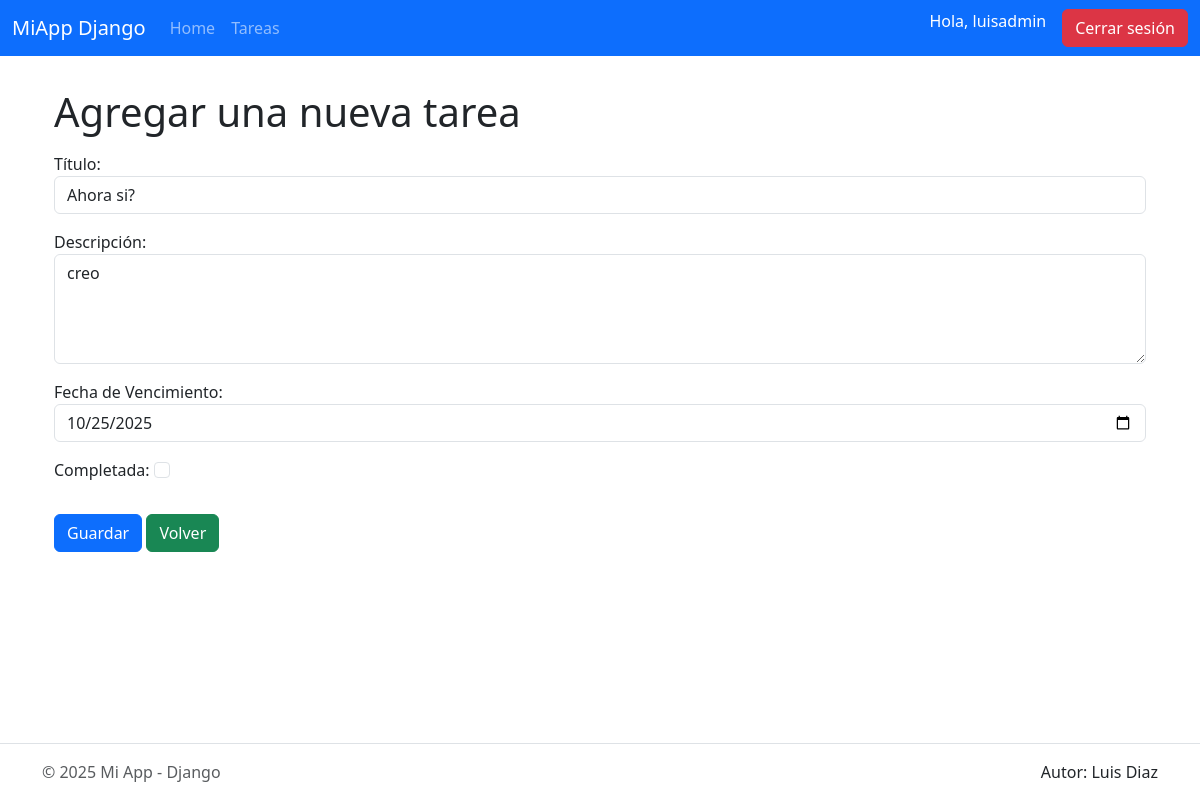
The app's page /gestorapp/tareas/12/editar/ (signed in) with its own data.
### GestorApp/models.py (models this page shows, shortened)
class Tarea(models.Model):
    titulo = models.CharField("Título", max_length=150)
    descripcion = models.TextField("Descripción", blank=True, null=True)
    fecha_limite = models.DateField("Fecha límite", null=True, blank=True)
    completada = models.BooleanField("Completada", default=False)
    usuario = models.ForeignKey(User, on_delete=models.CASCADE, related_name='tareas')
    creado_en = models.DateTimeField("Creado en", auto_now_add=True)
    actualizado_en = models.DateTimeField("Actualizado en", auto_now=True)
    class Meta:
        ordering = ['completada', 'fecha_limite', '-creado_en']
        verbose_name = "Tarea"
        verbose_name_plural = "Tareas"

### GestorApp/views.py (the view, shortened to what this page needs)
# urls.py: path('tareas/<int:pk>/editar/', EditarTarea.as_view(), name='editar_tarea'),
class EditarTarea(LoginRequiredMixin,UserPassesTestMixin, UpdateView):
    model = Tarea
    form_class = TareaForm
    template_name = 'editar_tarea.html'
    success_url = reverse_lazy('tareas')
    login_url = 'login'
    def test_func(self):
        tarea = self.get_object()
        return self.request.user == tarea.usuario or self.request.user.is_superuser

### GestorApp/formularios.py (shortened to what this page needs)
class TareaForm(forms.ModelForm):
    class Meta:
        model = Tarea
        fields = ['titulo', 'descripcion', 'fecha_limite', 'completada']
        labels = {
            'titulo': 'Título',
            'descripcion': 'Descripción',
            'fecha_limite': 'Fecha de Vencimiento',
            'completada': 'Completada',
        }
        widgets = {
            'titulo': forms.TextInput(attrs={
                'class': 'form-control',
                'placeholder': 'Escribe un título breve para la tarea',
            }),
            'descripcion': forms.Textarea(attrs={
                'class': 'form-control',
                'rows': 4,
                'placeholder': 'Agrega una descripción opcional...',
            }),
            'fecha_limite': forms.DateInput(attrs={
                'type': 'date',
                'class': 'form-control',
            }),
            'completada': forms.CheckboxInput(attrs={
                'class': 'form-check-input',
            }),
        }

### GestorApp/templates/editar_tarea.html (shortened to what this page needs)
{% extends "base.html" %}
{% block content %}
<div class="container mt-2">
    <h1>Agregar una nueva tarea</h1>
    <div class="mt-3">
        <form method="POST">
            {{ form.as_p }}
            <button type="submit" class="btn btn-primary mt-3">Guardar</button>
            <a href="{% url 'tareas' %}" class="btn btn-success mt-3">Volver</a>
        </form>
    </div>
</div>
{% endblock %}

### GestorApp/templates/base.html (shortened to what this page needs)
<!DOCTYPE html>
<html lang="en">
<head>
    {% load static %}
    <link href="https://cdn.jsdelivr.net/npm/bootstrap@5.3.8/dist/css/bootstrap.min.css" rel="stylesheet">
    <link rel="stylesheet" href="{% static 'GestorApp/css/style.css' %}">
</head>
<body>
    <nav class="navbar navbar-expand-lg bg-primary navbar-dark">
        <div class="container-fluid">
            <a class="navbar-brand" href="#">MiApp Django</a>
            <div class="collapse navbar-collapse" id="navbarNav">
                <ul class="navbar-nav me-auto">
                    <li class="nav-item">
                        <a class="nav-link {% if request.resolver_match.url_name == 'home' %}active{% endif %}" href="{% url 'home' %}">
                            Home
                        </a>
                    </li>
                    {% if user.is_authenticated %}
                    <li class="nav-item">
                        <a class="nav-link {% if request.resolver_match.url_name == 'tareas' %}active{% endif %}" href="{% url 'tareas' %}">
                            Tareas
                        </a>
                    </li>
                    {% endif %}
                </ul>
                <ul class="navbar-nav ms-auto">
                    {% if user.is_authenticated %}
                    <li class="nav-item">
                        <span class="navbar-text text-white me-2">Hola, {{ user.username }}</span>
                    </li>
                    <li class="nav-item">
                        <a class="btn btn-danger ms-2" href="{% url 'logout' %}">Cerrar sesión</a>
                    </li>
                    {% endif %}
                </ul>
            </div>
        </div>
    </nav>
    <main class="container my-4 flex-fill">
        {% block content %}
        {% endblock %}
    </main>
    <footer class="border-top py-3 mt-auto">
        <div class="container d-flex flex-wrap justify-content-between align-items-center">
            <div class="col-md-4 d-flex align-items-center">
                <span class="mb-3 mb-md-0 text-body-secondary">© 2025 Mi App - Django</span>
            </div>
            <ul class="nav col-md-4 justify-content-end list-unstyled d-flex">
                <li>Autor: Luis Diaz</li>
            </ul>
        </div>
    </footer>
</body>
</html>

### GestorApp/static/GestorApp/css/style.css (style rules this page uses)
html, body { height: 100%; margin: 0; }
body { display: flex; flex-direction: column; min-height: 100vh; }
main { flex: 1; }

### records on screen
Tarea: titulo "Ahora si?", descripcion "creo", fecha_limite "10/25/2025"

### other values on screen
{{ user.username }} "luisadmin"
